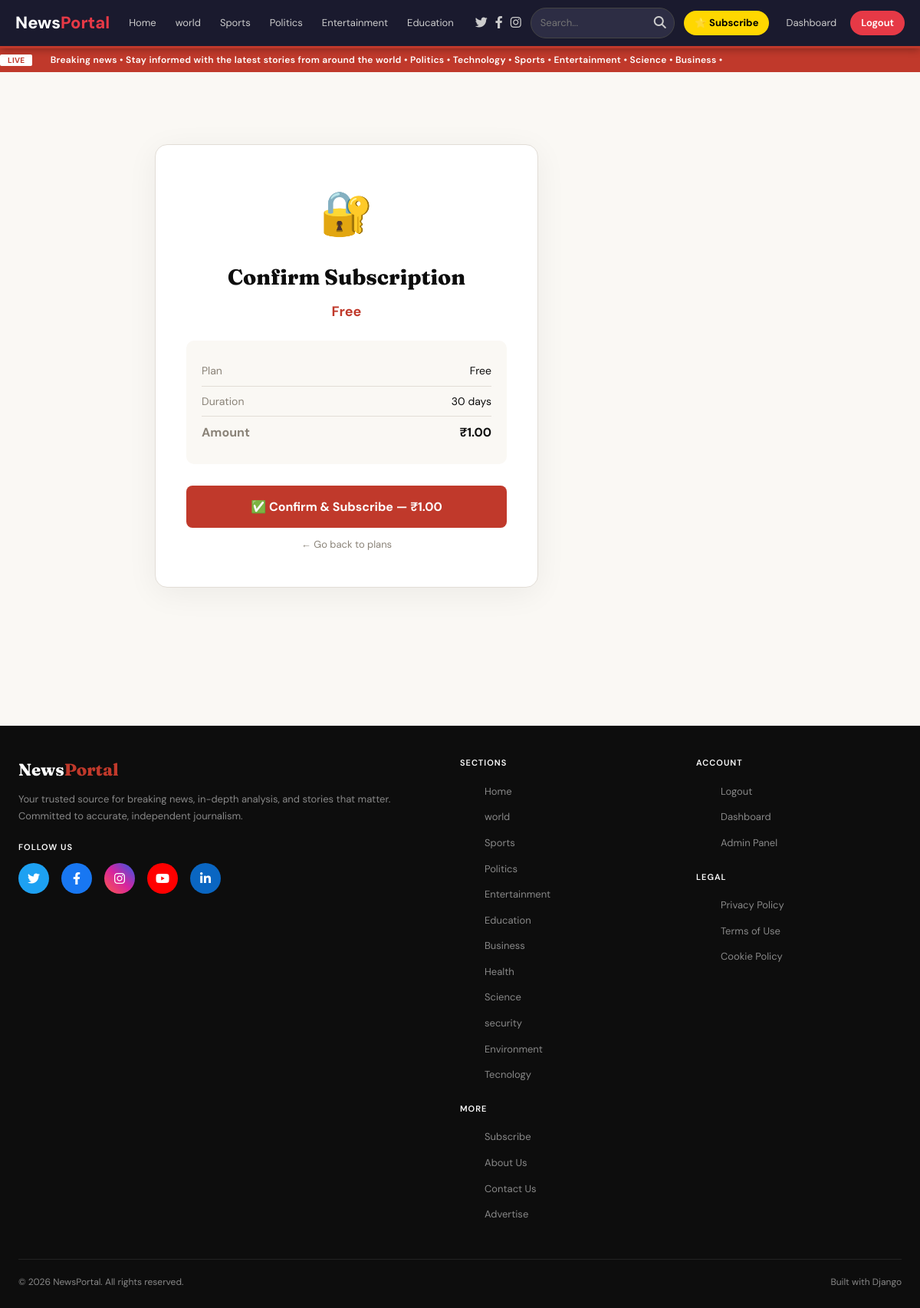
The page /subscribe/1/ (signed in) on the database its author committed.
### news/models.py (models this page shows, shortened)
class Category(models.Model):
    name = models.CharField(max_length=100)
    slug = models.SlugField(unique=True)
    description = models.TextField(blank=True)
    class Meta:
        verbose_name_plural = 'Categories'

class SubscriptionPlan(models.Model):
    PLAN_CHOICES = [
        ('free', 'Free'),
        ('basic', 'Basic'),
        ('premium', 'Premium'),
    ]
    name = models.CharField(max_length=100)
    plan_type = models.CharField(max_length=20, choices=PLAN_CHOICES, default='free')
    price = models.DecimalField(max_digits=10, decimal_places=2, default=0.00)
    duration_days = models.PositiveIntegerField(default=30)
    description = models.TextField(blank=True)
    features = models.TextField(blank=True, help_text="List features separated by commas")
    is_active = models.BooleanField(default=True)
    created_at = models.DateTimeField(auto_now_add=True)
    class Meta:
        ordering = ['price']

### news/views.py (the view)
# urls.py: path('subscribe/<int:plan_id>/', views.subscribe, name='subscribe'),
@login_required
def subscribe(request, plan_id):
    plan = get_object_or_404(SubscriptionPlan, id=plan_id, is_active=True)
    if request.method == 'POST':
        return redirect('upi_checkout', plan_id=plan.id)
    return render(request, 'subscribe_confirm.html', {
        'plan': plan,
        'categories': Category.objects.all(),
    })

### news/context_processors.py (called while the page is built)
def common_data(request):
    return {
        'categories': Category.objects.all(),
    }

### templates/subscribe_confirm.html (shortened to what this page needs)
{% extends 'base.html' %}
{% block content %}
<div class="confirm-wrap">
  <div class="confirm-card">
    <div class="confirm-icon">🔐</div>
    <div class="confirm-title">Confirm Subscription</div>
    <div class="confirm-plan">{{ plan.name }}</div>
    <div class="confirm-detail">
      <div class="confirm-row">
        <span>Plan</span>
        <span>{{ plan.name }}</span>
      </div>
      <div class="confirm-row">
        <span>Duration</span>
        <span>{{ plan.duration_days }} days</span>
      </div>
      <div class="confirm-row">
        <span>Amount</span>
        <span>₹{{ plan.price }}</span>
      </div>
    </div>
    <form method="post">
      <button type="submit" class="btn-confirm">
        ✅ Confirm & Subscribe — ₹{{ plan.price }}
      </button>
    </form>
    <a href="{% url 'subscription_plans' %}" class="btn-cancel">← Go back to plans</a>
  </div>
</div>
{% endblock %}

### templates/base.html (shortened to what this page needs)
<!DOCTYPE html>
<html lang="en">
<head>
  <link rel="stylesheet" href="https://cdnjs.cloudflare.com/ajax/libs/font-awesome/6.4.0/css/all.min.css">
  <link href="https://cdn.jsdelivr.net/npm/bootstrap@5.3.0/dist/css/bootstrap.min.css" rel="stylesheet">
</head>
<body>
<nav style="background:#1a1a2e; padding:0; position:sticky; top:0; z-index:1000; box-shadow:0 2px 10px rgba(0,0,0,0.3);">
  <div style="max-width:1400px; margin:0 auto; display:flex; align-items:center; justify-content:space-between; padding:0 20px; height:60px;">
    <a href="{% url 'home' %}" style="color:white; text-decoration:none; font-size:22px; font-weight:800; flex-shrink:0;">
      News<span style="color:#e63946;">Portal</span>
    </a>
    <div class="desktop-nav-links" style="display:flex; gap:5px; align-items:center; flex-wrap:nowrap; overflow-x:auto; margin: 0 15px;">
      <a href="{% url 'home' %}" style="color:#ccc; text-decoration:none; padding:5px 10px; font-size:13px; white-space:nowrap;">
        Home
      </a>
      {% for cat in categories|slice:":6" %}
      <a href="{% url 'category_articles' cat.slug %}"
         style="color:#ccc; text-decoration:none; padding:5px 10px; font-size:13px; white-space:nowrap;">
        {{ cat.name }}
      </a>
      {% endfor %}
    </div>
    <div style="display:flex; align-items:center; gap:12px; flex-shrink:0;">
      <div class="desktop-nav-links" style="display:flex; align-items:center; gap:10px;">
        <a href="https://twitter.com/newportal" target="_blank" rel="noopener noreferrer" title="Follow on Twitter" style="color:#ccc; font-size:16px; transition: color 0.3s;">
          <i class="fab fa-twitter"></i>
        </a>
        <a href="https://facebook.com/newportal" target="_blank" rel="noopener noreferrer" title="Like on Facebook" style="color:#ccc; font-size:16px; transition: color 0.3s;">
          <i class="fab fa-facebook-f"></i>
        </a>
        <a href="https://instagram.com/newportal" target="_blank" rel="noopener noreferrer" title="Follow on Instagram" style="color:#ccc; font-size:16px; transition: color 0.3s;">
          <i class="fab fa-instagram"></i>
        </a>
      </div>
      <form method="GET" action="{% url 'search' %}" class="desktop-search" style="display:flex; align-items:center; margin:0;">
        <div style="display:flex; background:#2d2d44; border-radius:20px; overflow:hidden; border:1px solid #444;">
          <input type="text" name="query"
                 placeholder="Search..."
                 value="{{ request.GET.query|default:'' }}"
                 style="background:transparent; border:none; outline:none; color:white; padding:6px 12px; width:150px; font-size:13px;">
          <button type="submit"
                  style="background:none; border:none; color:#ccc; padding:6px 10px; cursor:pointer;">
            <i class="fa-solid fa-magnifying-glass"></i>
          </button>
        </div>
      </form>
      <a href="{% url 'subscription_plans' %}"
         style="background:#FFD700; color:#000; text-decoration:none; padding:6px 14px; border-radius:20px; font-size:13px; font-weight:700; white-space:nowrap;">
        ⭐ Subscribe
      </a>
      <div class="desktop-nav-links" style="display:flex; align-items:center; gap:8px;">
        {% if user.is_authenticated %}
          {% if user.is_staff %}
          <a href="{% url 'admin_dashboard' %}"
             style="color:#ccc; text-decoration:none; padding:6px 10px; font-size:13px; white-space:nowrap;">
            Dashboard
          </a>
          {% endif %}
          <a href="{% url 'logout' %}"
             style="background:#e63946; color:white; text-decoration:none; padding:6px 14px; border-radius:20px; font-size:13px; font-weight:600; white-space:nowrap;">
            Logout
          </a>
        {% else %}
          <a href="{% url 'login' %}"
             style="background:#e63946; color:white; text-decoration:none; padding:6px 14px; border-radius:20px; font-size:13px; font-weight:600; white-space:nowrap;">
            Login
          </a>
        {% endif %}
      </div>
    </div>
  </div>
</nav>
<div class="ticker">
  <div class="ticker-inner">
    <span class="ticker-label">LIVE</span>
    Breaking news &bull; Stay informed with the latest stories from around the world &bull; Politics &bull; Technology &bull; Sports &bull; Entertainment &bull; Science &bull; Business &bull;
  </div>
</div>
<main class="site-main">
  <div class="container-fluid p-0">
    <div class="row g-4">
      <div class="col-lg-9 col-12">
        {% block content %}{% endblock %}
      </div>
    </div>
  </div>
</main>
<footer>
  <div class="footer-inner">
    <div>
      <div class="footer-brand">News<span>Portal</span></div>
      <p class="footer-desc">Your trusted source for breaking news, in-depth analysis, and stories that matter. Committed to accurate, independent journalism.</p>
      <div style="margin-top: 20px;">
        <div class="footer-heading" style="margin-bottom: 12px;">Follow Us</div>
        <div style="display: flex; gap: 16px; align-items: center;">
          <a href="https://twitter.com/newportal" target="_blank" rel="noopener noreferrer"
             style="display: inline-flex; align-items: center; justify-content: center; width: 40px; height: 40px; background: #1DA1F2; color: white; border-radius: 50%; transition: all 0.3s; text-decoration: none;"
             title="Follow us on Twitter">
            <i class="fab fa-twitter"></i>
          </a>
          <a href="https://facebook.com/newportal" target="_blank" rel="noopener noreferrer"
             style="display: inline-flex; align-items: center; justify-content: center; width: 40px; height: 40px; background: #1877F2; color: white; border-radius: 50%; transition: all 0.3s; text-decoration: none;"
             title="Like us on Facebook">
            <i class="fab fa-facebook-f"></i>
          </a>
          <a href="https://instagram.com/newportal" target="_blank" rel="noopener noreferrer"
             style="display: inline-flex; align-items: center; justify-content: center; width: 40px; height: 40px; background: linear-gradient(45deg, #fd5949, #d6249f, #285AEB); color: white; border-radius: 50%; transition: all 0.3s; text-decoration: none;"
             title="Follow us on Instagram">
            <i class="fab fa-instagram"></i>
          </a>
          <a href="https://youtube.com/newportal" target="_blank" rel="noopener noreferrer"
             style="display: inline-flex; align-items: center; justify-content: center; width: 40px; height: 40px; background: #FF0000; color: white; border-radius: 50%; transition: all 0.3s; text-decoration: none;"
             title="Subscribe on YouTube">
            <i class="fab fa-youtube"></i>
          </a>
          <a href="https://linkedin.com/company/newportal" target="_blank" rel="noopener noreferrer"
             style="display: inline-flex; align-items: center; justify-content: center; width: 40px; height: 40px; background: #0A66C2; color: white; border-radius: 50%; transition: all 0.3s; text-decoration: none;"
             title="Connect on LinkedIn">
            <i class="fab fa-linkedin-in"></i>
          </a>
        </div>
      </div>
    </div>
    <div>
      <div class="footer-heading">Sections</div>
      <ul class="footer-links">
        <li><a href="{% url 'home' %}">Home</a></li>
        {% for cat in categories %}
          <li><a href="{% url 'category_articles' cat.slug %}">{{ cat.name }}</a></li>
        {% endfor %}
      </ul>
      <div class="footer-heading" style="margin-top: 24px;">More</div>
      <ul class="footer-links">
        <li><a href="{% url 'subscription_plans' %}">Subscribe</a></li>
        <li><a href="#about">About Us</a></li>
        <li><a href="#contact">Contact Us</a></li>
        <li><a href="#advertise">Advertise</a></li>
      </ul>
    </div>
    <div>
      <div class="footer-heading">Account</div>
      <ul class="footer-links">
        {% if user.is_authenticated %}
          <li><a href="{% url 'logout' %}">Logout</a></li>
          {% if user.is_staff %}<li><a href="{% url 'admin_dashboard' %}">Dashboard</a></li>{% endif %}
        {% else %}
          <li><a href="{% url 'login' %}">Sign In</a></li>
          <li><a href="{% url 'register' %}">Register</a></li>
        {% endif %}
        <li><a href="/admin/">Admin Panel</a></li>
      </ul>
      <div class="footer-heading" style="margin-top: 24px;">Legal</div>
      <ul class="footer-links">
        <li><a href="#privacy">Privacy Policy</a></li>
        <li><a href="#terms">Terms of Use</a></li>
        <li><a href="#cookies">Cookie Policy</a></li>
      </ul>
    </div>
  </div>
  <div class="footer-bottom">
    <span>&copy; 2026 NewsPortal. All rights reserved.</span>
    <span>Built with Django</span>
  </div>
</footer>

### templates/base.html (style rules this page uses)
*, *::before, *::after { box-sizing: border-box; margin: 0; padding: 0; }
:root { --ink: #0d0d0d; --paper: #faf8f4; --accent: #c0392b; --accent2: #e67e22; --muted: #8a8378; --border: #e2ddd6; --card-bg: #ffffff; --nav-bg: #0d0d0d; --serif: 'Fraunces', Georgia, serif; --sans: 'DM Sans', sans-serif; }
html { scroll-behavior: smooth; }
body { font-family: var(--sans); background: var(--paper); color: var(--ink); line-height: 1.6; min-height: 100vh; }
a { color: inherit; text-decoration: none; }
nav { background: var(--nav-bg); position: sticky; top: 0; z-index: 100; border-bottom: 3px solid var(--accent); }
.ticker { background: var(--accent); color: #fff; padding: 6px 0; font-size: 12px; font-weight: 600; letter-spacing: 0.3px; overflow: hidden; white-space: nowrap; }
.ticker-inner { display: inline-block; animation: ticker-scroll 30s linear infinite; }
.ticker-label { background: #fff; color: var(--accent); padding: 1px 10px; border-radius: 2px; margin-right: 20px; font-weight: 700; text-transform: uppercase; font-size: 10px; }
.site-main { max-width: 1400px; margin: 0 auto; padding: 24px 20px 60px; }
footer { background: var(--nav-bg); color: #888; padding: 40px 24px 24px; margin-top: 60px; }
.footer-inner { max-width: 1300px; margin: 0 auto; display: grid; grid-template-columns: 2fr 1fr 1fr; gap: 40px; }
.footer-brand { font-family: var(--serif); font-size: 22px; color: #fff; font-weight: 800; }
.footer-brand span { color: var(--accent); }
.footer-desc { margin-top: 10px; font-size: 13px; line-height: 1.7; }
.footer-heading { color: #fff; font-size: 11px; text-transform: uppercase; letter-spacing: 1px; font-weight: 600; margin-bottom: 14px; }
.footer-links { list-style: none; }
.footer-links li { margin-bottom: 8px; }
.footer-links a { font-size: 13px; color: #888; transition: color 0.2s; }
.footer-bottom { max-width: 1300px; margin: 30px auto 0; padding-top: 20px; border-top: 1px solid #222; font-size: 12px; display: flex; justify-content: space-between; }

### templates/subscribe_confirm.html (style rules this page uses)
.confirm-wrap { max-width: 500px; margin: 60px auto; }
.confirm-card { background: var(--card-bg); border: 1px solid var(--border); border-radius: 16px; padding: 44px 40px; box-shadow: 0 8px 40px rgba(0,0,0,0.06); text-align: center; }
.confirm-icon { font-size: 56px; margin-bottom: 16px; }
.confirm-title { font-family: var(--serif); font-size: 28px; font-weight: 800; margin-bottom: 8px; }
.confirm-plan { color: var(--accent); font-size: 18px; font-weight: 700; margin-bottom: 24px; }
.confirm-detail { background: var(--paper); border-radius: 10px; padding: 20px; margin-bottom: 28px; text-align: left; }
.confirm-row { display: flex; justify-content: space-between; padding: 8px 0; border-bottom: 1px solid var(--border); font-size: 14px; }
.confirm-row:last-child { border-bottom: none; font-weight: 700; font-size: 16px; }
.confirm-row span:first-child { color: var(--muted); }
.btn-confirm { display: block; width: 100%; padding: 15px; background: var(--accent); color: #fff; border: none; border-radius: 8px; font-family: var(--sans); font-size: 16px; font-weight: 700; cursor: pointer; text-decoration: none; transition: background 0.2s; margin-bottom: 12px; }
.btn-cancel { display: block; font-size: 13px; color: var(--muted); text-align: center; }

### rows shown on the page
Category: name "world"
Category: name "Sports"
Category: name "Politics"
Category: name "Entertainment"
Category: name "Education"
SubscriptionPlan: name "Free", duration_days "30", price "1.00"
Category: name "Business"
Category: name "Health"
Category: name "Science"
Category: name "security"
Category: name "Environment"
Category: name "Tecnology"
